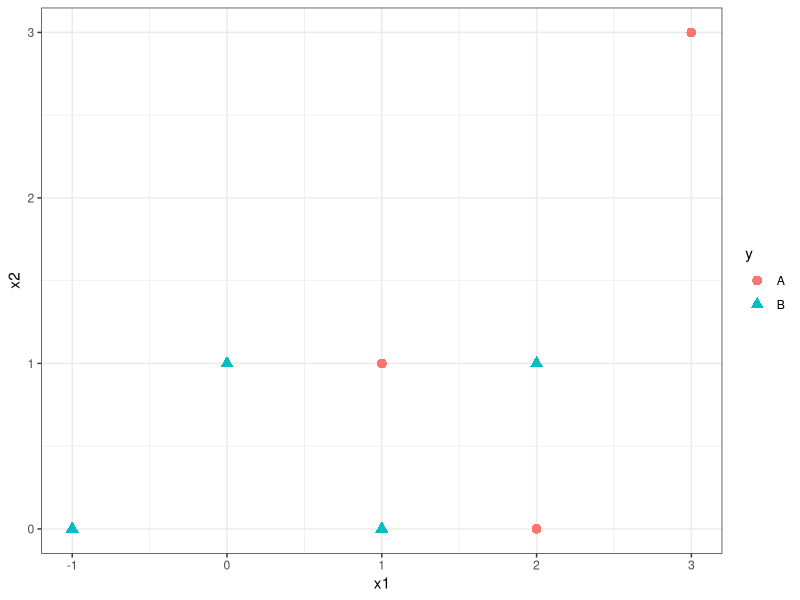

Write the R code that produced this figure.
## ---- chunk 1
library(knitr)
knitr::opts_chunk$set(echo = TRUE,
                      tidy = FALSE,
                      message = FALSE,
                      warning = FALSE,
                      strip.white = TRUE,
                      prompt = FALSE,
                      cache = TRUE,
                      size = "scriptsize")

## ---- chunk 2
library(kableExtra)
knnframe <- data.frame(x1 = c(3, 2, 1, 0, -1, 2, 1),
                       x2 = c(3, 0, 1, 1, 0, 1, 0),
                       y = as.factor(c("A", "A", "A", "B", "B", "B", "B")))
print(knnframe)

library(ggplot2)
ggplot(knnframe, aes(x = x1, y = x2)) +
  geom_point(aes(color = y, shape = y), size = 3) +
  theme_bw()
